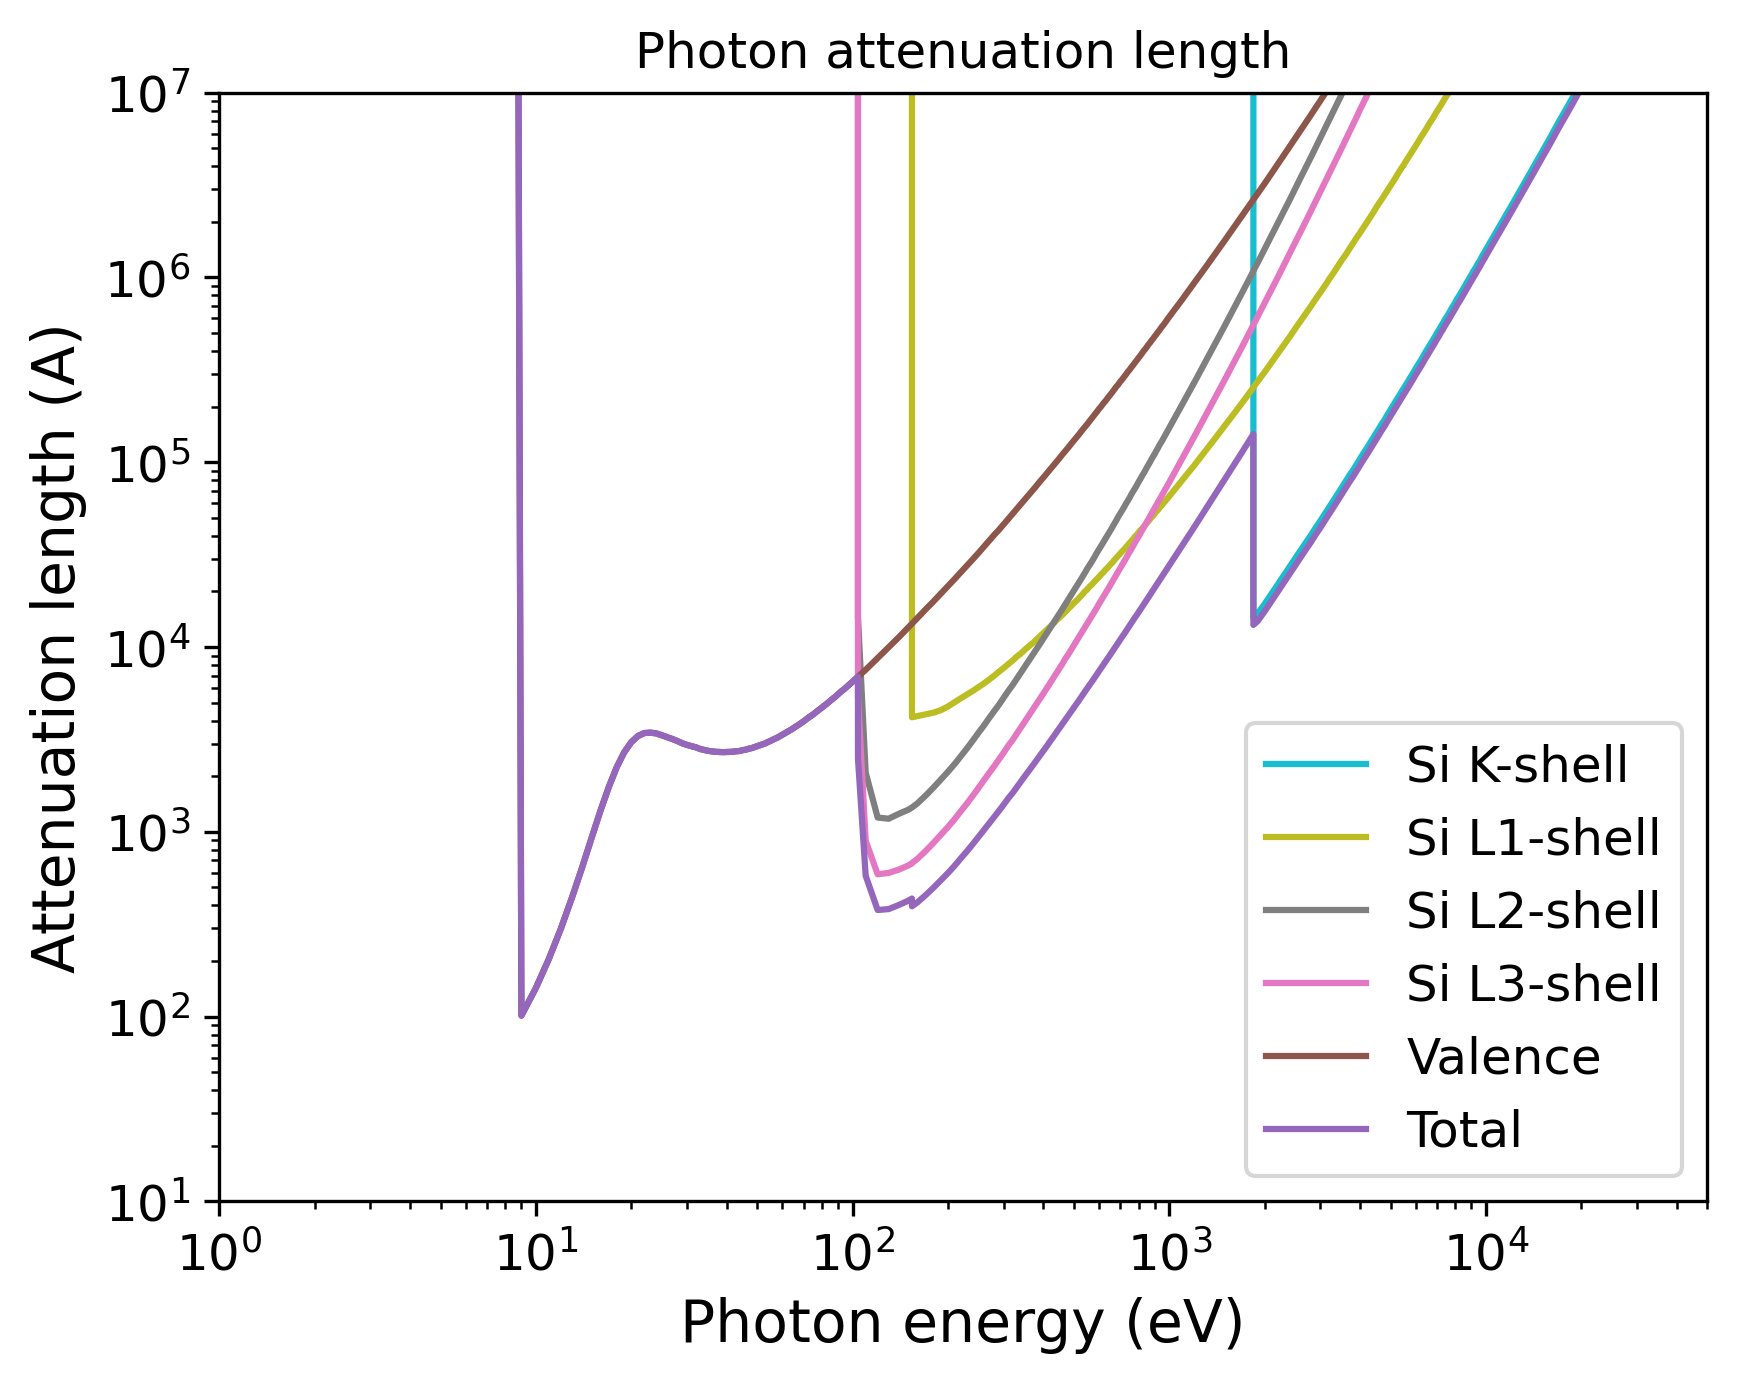

Write Python code to recreate this figure.
import pandas as pd
import numpy as np
import matplotlib.pyplot as plt
import matplotlib.cm as cm
# Set the format:
plt.xlabel("Photon energy (eV)", fontsize=14)
plt.ylabel("Attenuation length (A)", fontsize=14)
plt.xticks(fontsize=12)
plt.yticks(fontsize=12)
plt.grid(False)
# Set the axes:
# Read the output file:
df = pd.read_csv(r"OUTPUT_Silicon_Photon_IMFP.dat", sep=r'\s+', header=None, comment="#", skipinitialspace=True)
plt.xscale("log")
plt.yscale("log")
# Prepare the plot:
columns_to_plot = [ 1, 2, 3, 4, 5, 6]
labels = [ "Si K-shell", "Si L1-shell", "Si L2-shell", "Si L3-shell", "Valence", "Total"]
# Create N distinct colors from a colormap
N = len(columns_to_plot)
colors = plt.cm.tab10(np.linspace(1, 0, 10))
# Set line styles:
linestyles = [ "-", "-", "-", "-", "-", "-"]
for i, col in enumerate(columns_to_plot):
    color = colors[i % len(colors)]
    ls    = linestyles[i % len(linestyles)]
    label = labels[i % len(labels)]
    plt.plot(df.iloc[:, 0], df.iloc[:, col],
    color=color,
    label=label,
    linestyle=ls)
plt.xlim(1.00000000,50000.00000000)
plt.ylim(10.00000000,10000000.00000000)
plt.title("Photon attenuation length")
plt.legend(loc="best", fontsize=12)
# Save the plot in this format:
plt.savefig("OUTPUT_MFP_photon.png", dpi=300, bbox_inches="tight")
